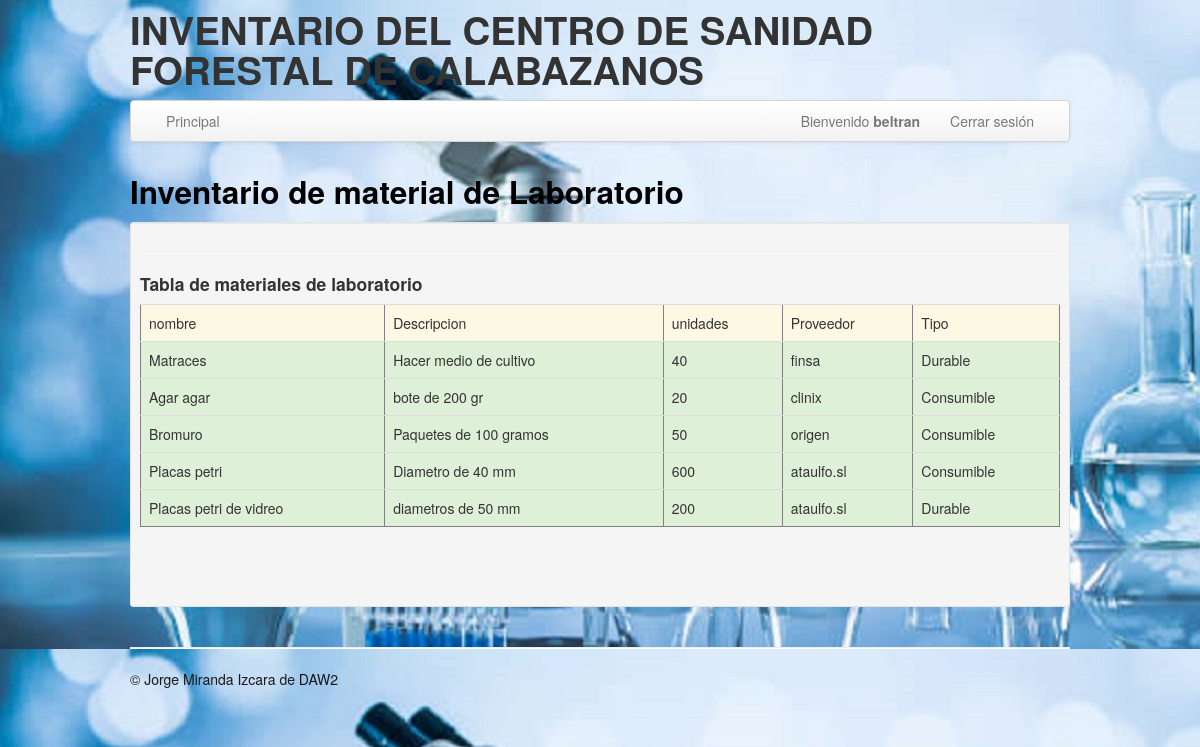
The page /Tablas/materialLaboratorio.php (signed in) on the database its author committed.
### tables this page shows
CREATE TABLE `material_laboratorio` (
  `idLab` int NOT NULL AUTO_INCREMENT,
  `nombreLab` varchar(45) NOT NULL,
  `descripcionLab` varchar(45) NOT NULL,
  `unidades` int NOT NULL,
  `proveedor` varchar(45) NOT NULL,
  `tipo` varchar(45) NOT NULL,
  PRIMARY KEY (`idLab`),
  UNIQUE KEY `idLab_UNIQUE` (`idLab`)
);

### Tablas/materialLaboratorio.php (the view, shortened to what this page needs)
<!DOCTYPE html>
<html lang="en">
<head>
    <link href="../bootstrap/css/bootstrap.min.css" rel="stylesheet" />
</head>
<body data-offset="40" background="../images/laboratorioimg.jpg" style="background-attachment: fixed">
    <div class="container">
        <header class="header">
            <div class="row">
                <?php
                include("../include/cabecera.php");
                ?>
            </div>
        </header>
        <?php
        include("../include/menu.php");
        ?>
        <div class="row">
            <div class="span12">
                <div class="caption">
                    <h2> Inventario de material de Laboratorio</h2>
                    <div class="well well-small">
                        <hr class="soft" />
                        <h4>Tabla de materiales de laboratorio</h4>
                        <div class="row-fluid">
                            <?php
                            require("../connect_db.php");
                            $sql = ("SELECT * FROM material_laboratorio");
                            $query = mysqli_query($mysqli, $sql);
                            echo "<table border='1'; class='table table-hover';>";
                            echo "<tr class='warning'>";
                            echo "<td>nombre</td>";
                            echo "<td>Descripcion</td>";
                            echo "<td>unidades</td>";
                            echo "<td>Proveedor</td>";
                            echo "<td>Tipo</td>";
                            echo "</tr>";
                            ?>
                            <?php
                            while ($arreglo = mysqli_fetch_array($query)) {
                                echo "<tr class='success'>";
                                echo "<td>$arreglo[1]</td>";
                                echo "<td>$arreglo[2]</td>";
                                echo "<td>$arreglo[3]</td>";
                                echo "<td>$arreglo[4]</td>";
                                echo "<td>$arreglo[5]</td>";
                                echo "</tr>";
                            }
                            echo "</table>";
                            ?>
                            <div class="span8">
                            </div>
                        </div>
                        <br />
                    </div>
                </div>
            </div>
        </div>
        <?php
        include("../include/pie.php");
        ?>
</body>
</html>

### include/miestilo.php (style rules this page uses)
h2 { color: black; }

### rows shown on the page
material_laboratorio: nombreLab "Matraces", descripcionLab "Hacer medio de cultivo", unidades "40", proveedor "finsa", tipo "Durable"
material_laboratorio: nombreLab "Agar agar", descripcionLab "bote de 200 gr", unidades "20", proveedor "clinix", tipo "Consumible"
material_laboratorio: nombreLab "Bromuro", descripcionLab "Paquetes de 100 gramos", unidades "50", proveedor "origen", tipo "Consumible"
material_laboratorio: nombreLab "Placas petri", descripcionLab "Diametro de 40 mm", unidades "600", proveedor "ataulfo.sl", tipo "Consumible"
material_laboratorio: nombreLab "Placas petri de vidreo", descripcionLab "diametros de 50 mm", unidades "200", proveedor "ataulfo.sl", tipo "Durable"

### other values the page prints
$_SESSION['user'] "beltran"
